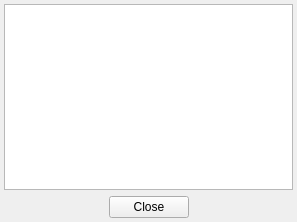
<?xml version="1.0" encoding="UTF-8"?>
<ui version="4.0">
 <class>readAwayDialogClass</class>
 <widget class="QWidget" name="readAwayDialogClass">
  <property name="geometry">
   <rect>
    <x>0</x>
    <y>0</y>
    <width>297</width>
    <height>222</height>
   </rect>
  </property>
  <property name="windowTitle">
   <string>readAwayDialog</string>
  </property>
  <property name="windowIcon">
   <iconset>
    <normaloff>:/icons/crystal_project/readaway.png</normaloff>:/icons/crystal_project/readaway.png</iconset>
  </property>
  <layout class="QGridLayout">
   <property name="margin">
    <number>4</number>
   </property>
   <item row="0" column="0" colspan="3">
    <widget class="QTextBrowser" name="awayMessage">
     <property name="enabled">
      <bool>true</bool>
     </property>
     <property name="html">
      <string>&lt;!DOCTYPE HTML PUBLIC &quot;-//W3C//DTD HTML 4.0//EN&quot; &quot;http://www.w3.org/TR/REC-html40/strict.dtd&quot;&gt;
&lt;html&gt;&lt;head&gt;&lt;meta name=&quot;qrichtext&quot; content=&quot;1&quot; /&gt;&lt;style type=&quot;text/css&quot;&gt;
p, li { white-space: pre-wrap; }
&lt;/style&gt;&lt;/head&gt;&lt;body style=&quot; font-family:'Verdana'; font-size:8pt; font-weight:400; font-style:normal;&quot;&gt;
&lt;p style=&quot;-qt-paragraph-type:empty; margin-top:0px; margin-bottom:0px; margin-left:0px; margin-right:0px; -qt-block-indent:0; text-indent:0px; font-size:9pt;&quot;&gt;&lt;/p&gt;&lt;/body&gt;&lt;/html&gt;</string>
     </property>
    </widget>
   </item>
   <item row="1" column="0">
    <spacer>
     <property name="orientation">
      <enum>Qt::Horizontal</enum>
     </property>
     <property name="sizeHint" stdset="0">
      <size>
       <width>40</width>
       <height>20</height>
      </size>
     </property>
    </spacer>
   </item>
   <item row="1" column="1">
    <widget class="QPushButton" name="closeButton">
     <property name="text">
      <string>Close</string>
     </property>
     <property name="icon">
      <iconset>
       <normaloff>:/icons/crystal_project/cancel.png</normaloff>:/icons/crystal_project/cancel.png</iconset>
     </property>
     <property name="shortcut">
      <string>Return</string>
     </property>
    </widget>
   </item>
   <item row="1" column="2">
    <spacer>
     <property name="orientation">
      <enum>Qt::Horizontal</enum>
     </property>
     <property name="sizeHint" stdset="0">
      <size>
       <width>40</width>
       <height>20</height>
      </size>
     </property>
    </spacer>
   </item>
  </layout>
 </widget>
 <layoutdefault spacing="6" margin="11"/>
 <resources>
  <include location="../../../qutim.qrc"/>
 </resources>
 <connections>
  <connection>
   <sender>closeButton</sender>
   <signal>clicked()</signal>
   <receiver>readAwayDialogClass</receiver>
   <slot>close()</slot>
   <hints>
    <hint type="sourcelabel">
     <x>176</x>
     <y>199</y>
    </hint>
    <hint type="destinationlabel">
     <x>193</x>
     <y>198</y>
    </hint>
   </hints>
  </connection>
 </connections>
</ui>
